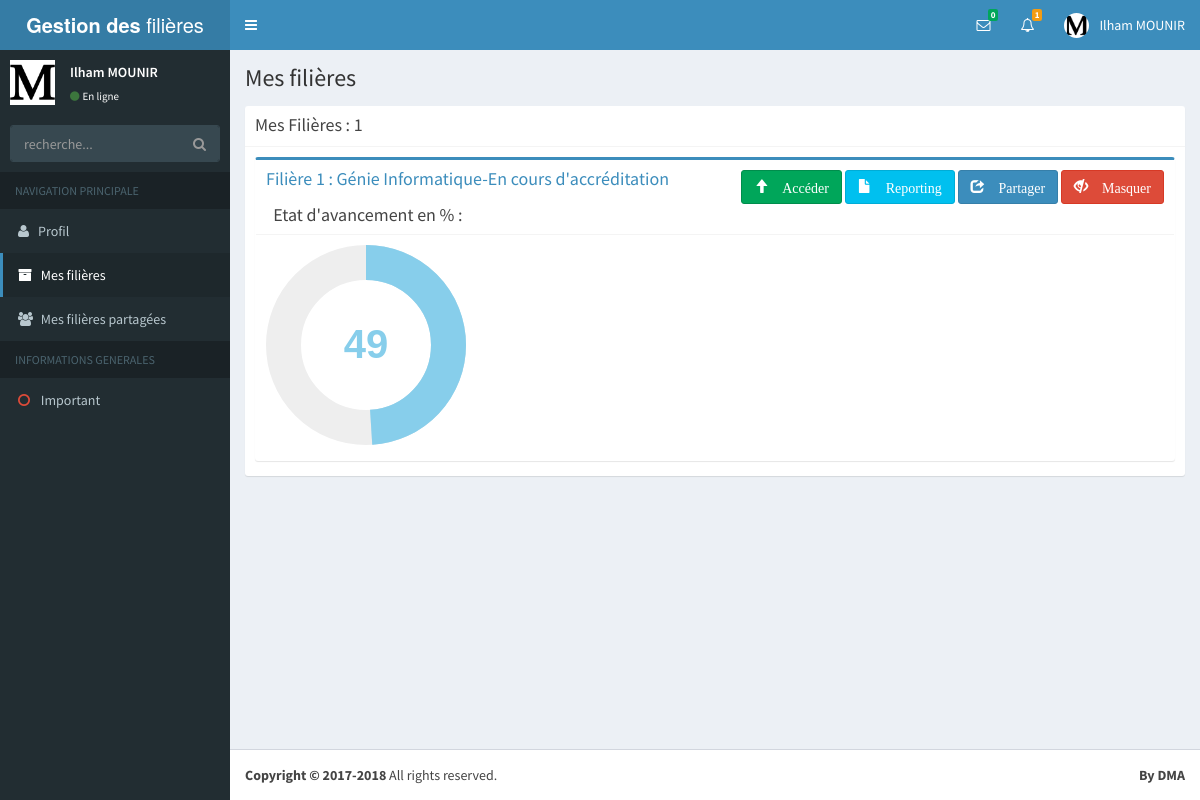
Page /Coordonateur_filiere/Mes_Filieres.php (signed in) on the committed database.
### tables this page shows
CREATE TABLE IF NOT EXISTS `coordonateur_filiere` (
  `CODE_COR_FIL` int(11) NOT NULL AUTO_INCREMENT,
  `CODE_ETA` int(11) DEFAULT '1',
  `CODE_DEPT` int(11) DEFAULT '1',
  `PSEUDO` varchar(50) DEFAULT NULL,
  `PASSWORD` varchar(50) DEFAULT NULL,
  `NOM_COR_FIL` varchar(50) DEFAULT NULL,
  `PRENOM_COR_FIL` varchar(50) DEFAULT NULL,
  `SPCIALITE_COR_FIL` int(11) DEFAULT '1',
  `GRADE_COR_FIL` int(11) DEFAULT '1',
  `EMAIL_COR_FIL` varchar(60) DEFAULT NULL,
  `TELE_COR_FIL` varchar(20) DEFAULT NULL,
  `IMAGE_COR_FIL` text,
  `ETAT` varchar(50) DEFAULT 'coordonateur filiere',
  PRIMARY KEY (`CODE_COR_FIL`),
  UNIQUE KEY `PSEUDO` (`PSEUDO`),
  KEY `FK_ASSEMBLER` (`CODE_DEPT`),
  KEY `FK_DISPOSE` (`CODE_ETA`),
  KEY `CODE_ETA` (`CODE_ETA`),
  KEY `CODE_DEPT` (`CODE_DEPT`),
  KEY `GRADE_COR_FIL` (`GRADE_COR_FIL`),
  KEY `f11` (`SPCIALITE_COR_FIL`)
);

### Coordonateur_filiere/Mes_Filieres.php (the view, shortened to what this page needs)
<?php
include '../connexion.php';
$Etat = $_SESSION['NIV'];
  $rest = $_SESSION['info'];
  $test="SELECT count(CODE_CORD_DEM) as nb FROM `filiere_demandes`  where  CODE_FIL IN ( SELECT CODE_FIL
                                                                               FROM filiere f
                                                                               WHERE f.CODE_COR_FIL = $rest ) ; ";
  $result=mysqli_query($ma_connexion,$test);
  if(mysqli_num_rows($result) > 0)
    {
  while($row = mysqli_fetch_array($result))
      {
  $nb_d=$row['nb'];
    }
  }
  $req  = ($bd->query('Select PRENOM_COR_FIL,NOM_COR_FIL ,SPCIALITE_COR_FIL from coordonateur_filiere WHERE CODE_COR_FIL="'.$rest.'"'));
  $req4 = ($bd->query('Select  count(CODE_FIL)as Nombre_Fil from filiere WHERE  CODE_COR_FIL  ="'.$rest.'" and Statut_fil=1'));
  $req5 = ($bd->prepare('Select NOM_FIL from filiere WHERE CODE_COR_FIL  ="'.$rest.'" and Statut_fil=1'));
  $req10 = ($bd->prepare('Select ETAT from filiere WHERE CODE_COR_FIL  ="'.$rest.'" and Statut_fil=1'));
  $req6 = ($bd->prepare('Select CODE_FIL from filiere WHERE CODE_COR_FIL  ="'.$rest.'" and Statut_fil=1'));
  $req9 = ($bd->prepare('SELECT avancement FROM filiere WHERE CODE_COR_FIL="'.$rest.'" and Statut_fil=1 '));
  $ress = $req->fetch();
  $ress1= $req4->fetch();
  $req5->execute();
  $req10->execute();
  $req6->execute();
  $req9->execute();
  $ress3=$req6->fetchAll();
  $ress9=$req9->fetchAll();
  $ress2  =  $req5->fetchAll();
  $ress10  =  $req10->fetchAll();
  $prenom = $ress['PRENOM_COR_FIL'];
  $nom    = $ress['NOM_COR_FIL'];
  $nb     = $ress1['Nombre_Fil'];
  $nb     = $nb-1;
?>
<!DOCTYPE html>
<html>
<head>
  <link rel="stylesheet" href="../bootstrap/css/bootstrap.min.css">
  <link rel="stylesheet" type="text/css" href="../css/font-awesome.min.css">
  <link rel="stylesheet" type="text/css" href="../css/ionicons.min.css">
  <link rel="stylesheet" href="../dist/css/AdminLTE.min.css">
  <link rel="stylesheet" href="../dist/css/skins/_all-skins.min.css">
  <link rel="stylesheet" type="text/css" href="../css/sweetalert2.min.css">
  <link rel="stylesheet" href="../css/jquery-confirm.min.css">
</head>
<body class="sidebar-mini wysihtml5-supported skin-blue">
<div class="wrapper">
<?php include("../includes/header.php"); ?>
<?php include("../includes/aside.php"); ?>
  <div class="content-wrapper">
    <section class="content-header">
      <h1>
        Mes filières
      </h1>
    </section>
    <section class="content">
      <div class="row">
        <div class="col-md-12 test">
          <div class="box box-solid">
            <div class="box-header with-border">
              <h3 class="box-title">Mes Filières : <?php echo $nb+1  ?></h3>
            </div>
            <?php
            for ($i = 0 ; $i <= $nb ; $i++)
              {
                $avanc =implode($ress9[$i]);
                $NomF =implode($ress2[$i]);
                $ETAT_fil =implode($ress10[$i]);
                $j=$i+1;
            echo '
            <div class="box-body">
              <div class="box-group" id="accordion">
                <div class="panel box box-primary">
                  <div class="box-header with-border">
                    <h4 class="box-title">
                      <a data-toggle="collapse" data-parent="#accordion" href="#collapseOne">
                        Filière '.$j.' : '.$NomF.'-'.$ETAT_fil.'
                      </a>
                      <br>
                      <br>
                      <span class="pull-left">&nbsp;&nbsp;Etat d\'avancement  en % :</span>
                    </h4>
                    <div class="panel-default pull-right">
                    <form method="POST" action="">
                  <button type="submit"  name="submit" class="btn btn-success"><span class="glyphicon glyphicon-arrow-up">&nbsp;Accéder</span></button>
                  <button type="button" name="partager" class="btn btn-info " id="mod'.$i.'" value='.$i.' onClick="afficher(this)"><span class="glyphicon glyphicon-file">&nbsp;Reporting</span></button>
                  <button type="button" name="partag_NEW" data-toggle="modal" data-target="#myModal" class="btn btn-primary" id="moddk'.$i.'" value='.$i.' onClick="afficher1(this)"><span class="glyphicon glyphicon-share">&nbsp;Partager</span></button>
                  <button type="submit" name="Masquer" class="btn btn-danger"><span class="glyphicon glyphicon-eye-close">&nbsp;Masquer</span></button>
                    <input type="text" name="id" value='.$i.' hidden>
                    </form>
                </div>
                  </div>
                  <div id="collapseOne" class="panel-collapse collapse in">
                    <div class="box-body">
                      <input class="knob" id="kuy'.$i.'" data-width="200" data-min="0" data-displayPrevious=true value="'.$avanc.'/'.implode($ress3[$i]).'">
                    </div>
                  </div>
                </div>
              </div>
            </div>';
          }
            ?>
          </div>
        </div>
      </div>
    </section>
  </div>
  <footer class="main-footer">
    <div class="pull-right hidden-xs">
      <b>By DMA</b>
    </div>
    <strong>Copyright &copy; 2017-2018</strong> All rights
    reserved.
  </footer>
</div>
</body>
</html>

### includes/header.php (shortened to what this page needs)
  <form action="" method="POST">
  <header class="main-header">
    <a href="#" class="logo">
      <span class="logo-lg"><b>Gestion des </b> filières</span>
    </a>
    <nav class="navbar navbar-static-top">
      <a href="#" class="sidebar-toggle" data-toggle="offcanvas" role="button">
      </a>
      <div class="navbar-custom-menu">
        <ul class="nav navbar-nav">
          <li class="dropdown messages-menu">
            <a href="#" class="dropdown-toggle" data-toggle="dropdown">
              <i class="fa fa-envelope-o"></i>
              <span class="label label-success">0</span>
            </a>
          </li>
          <?php
          if($Etat != "enseignant"){
            echo '
          <li class="dropdown notifications-menu">
            <a href="#" class="dropdown-toggle" data-toggle="dropdown">
              <i class="fa fa-bell-o"></i>
              <span class="label label-warning">'.$nb_d.'</span>
            </a>
            <ul class="dropdown-menu">
              <li class="header">Vous avez '.$nb_d.' notifications</li>
              <li>
                <div class="slimScrollDiv"><ul class="menu">
                  <ul class="dropdown-menu">
              <li><label>Vous avez <?php echo $nb_d; ?> Demandes :</label></li>
              <li><a href="../Coordonateur_filiere/notification.php">Voir tout :</a></li>
            </ul>
                </div>
              </li>
              <li class="footer"><a href="#">Voir tous</a></li>
            </ul>
          </li> ';
        }
           ?>
          <li class="dropdown user user-menu">
            <a href="#" class="dropdown-toggle" data-toggle="dropdown">
              <img src="
<?php
                                            $rest = $_SESSION['info'];
                                            $bd = new PDO('mysql:host=localhost;dbname=pfe', 'root', '' , array(PDO::MYSQL_ATTR_INIT_COMMAND => "SET NAMES utf8", PDO::ATTR_ERRMODE => PDO::ERRMODE_EXCEPTION,PDO::ATTR_DEFAULT_FETCH_MODE => PDO::FETCH_ASSOC));
                                            $bd->setAttribute(PDO::ATTR_ERRMODE, PDO::ERRMODE_EXCEPTION);
                                            if ( $Etat =="coordonateur filiere" )
                                                {
                                                    $req  = ($bd->query('Select IMAGE_COR_FIL from coordonateur_filiere WHERE CODE_COR_FIL  ="'.$rest.'"'));
                                                    $ress = $req->fetch();
                                                    $url = $ress['IMAGE_COR_FIL'];
                                                    echo "../images/".$url;
                                                }
                                        ?>" class="user-image" alt="User Image">
              <span class="hidden-xs"><?php echo $prenom." ".$nom ?></span>
            </a>
          </li>
        </ul>
      </div>
    </nav>
  </header>
  </form>

### includes/aside.php (shortened to what this page needs)
  <aside class="main-sidebar">
    <section class="sidebar">
      <div class="user-panel">
        <div class="pull-left image">
          <img src="
<?php
                                            $rest = $_SESSION['info'];
                                            $bd = new PDO('mysql:host=localhost;dbname=pfe', 'root', '' , array(PDO::MYSQL_ATTR_INIT_COMMAND => "SET NAMES utf8", PDO::ATTR_ERRMODE => PDO::ERRMODE_EXCEPTION,PDO::ATTR_DEFAULT_FETCH_MODE => PDO::FETCH_ASSOC));
                                            $bd->setAttribute(PDO::ATTR_ERRMODE, PDO::ERRMODE_EXCEPTION);
                                            if ( $Etat =="coordonateur filiere" )
                                                {
                                                    $req  = ($bd->query('Select IMAGE_COR_FIL from coordonateur_filiere WHERE CODE_COR_FIL  ="'.$rest.'"'));
                                                    $ress = $req->fetch();
                                                    $url = $ress['IMAGE_COR_FIL'];
                                                    echo "../images/".$url;
                                                }
                                        ?>"  alt="User Image">
        </div>
        <div class="pull-left info">
          <p><?php echo $prenom." ".$nom ?></p>
          <a href="#"><i class="fa fa-circle text-success"></i>En ligne</a>
        </div>
      </div>
      <form action="" method="POST" class="sidebar-form">
        <div class="input-group">
          <input type="text" name="rech" id="rech" onkeyup="recherche(this)" class="form-control" placeholder="recherche...">
              <span class="input-group-btn">
                <button type="button" name="search" id="search-btn" class="btn btn-flat"><i class="fa fa-search"></i>
                </button>
              </span>
        </div>
      </form>
<ul class="sidebar-menu">
        <li class="header">NAVIGATION PRINCIPALE</li>
        <li id="profil"><a href="../Profil/Profil.php"><i class="fa fa-user"></i><span>Profil</span></a></li>
        <?php
        if ($Etat == "coordonateur filiere"){
          echo '
        <li id="Mes_Filieres"><a href="../Coordonateur_filiere/Mes_Filieres.php"><i class="fa fa-archive"></i> <span>Mes filières</span></a></li>
        <li id="Mes_Filieres_partagees"><a href="../Coordonateur_filiere/Mes_Filieres_partagees.php"><i class="fa fa-users"></i> <span>Mes filières partagées</span></a></li>';
      }if ($Etat == "enseignant"){
          echo '
        <li id="Mes_Matieres"><a href="../enseignant/Mes_Matieres.php"><i class="fa fa-archive"></i> <span>Mes matiéres</span></a></li>
        <li id="Mes_Matieres_Partagees"><a href="../enseignant/Mes_Matieres_Partagees.php"><i class="fa fa-users"></i> <span>Mes matiéres partagées</span></a></li>
        <li id="Matieres_sauvegardees"><a href="../enseignant/Matieres_sauvegardees.php"><i class="fa fa-bookmark"></i> <span>Mes matiéres sauvegardées</span></a></li>
        ';
      }if ($Etat == "Coordonnateur Module"){
          echo '
        <li id="Mes_Modules"><a href="../Coordonateur_module/Mes_Modules.php"><i class="fa fa-archive"></i> <span>Mes modules</span></a></li>
        <li id="Mes_Modules_Partages"><a href="../Coordonateur_module/Mes_Modules_Partages.php"><i class="fa fa-users"></i> <span>Mes modules partagées</span></a></li>';
      }if ($Etat == "Chef Departement"){
          echo '
        <li><a href="Profil.php"><i class="fa fa-archive"></i> <span>Mes ...</span></a></li>
        <li><a href="Profil.php"><i class="fa fa-users"></i> <span>Mes .. partagées</span></a></li>';
      }
        ?>
        <li class="header">INFORMATIONS GENERALES</li>
        <li><a href="#"><i class="fa fa-circle-o text-red"></i> <span>Important</span></a></li>
      </ul>
    </section>
  </aside>

### rows in the picture
coordonateur_filiere: IMAGE_COR_FIL (picture), PRENOM_COR_FIL "Ilham", NOM_COR_FIL "MOUNIR"

### other values in the picture
$nb_d "1"
$nb+1 "1"
$j "1"
$NomF "Génie Informatique"
$ETAT_fil "En cours d'accréditation"
